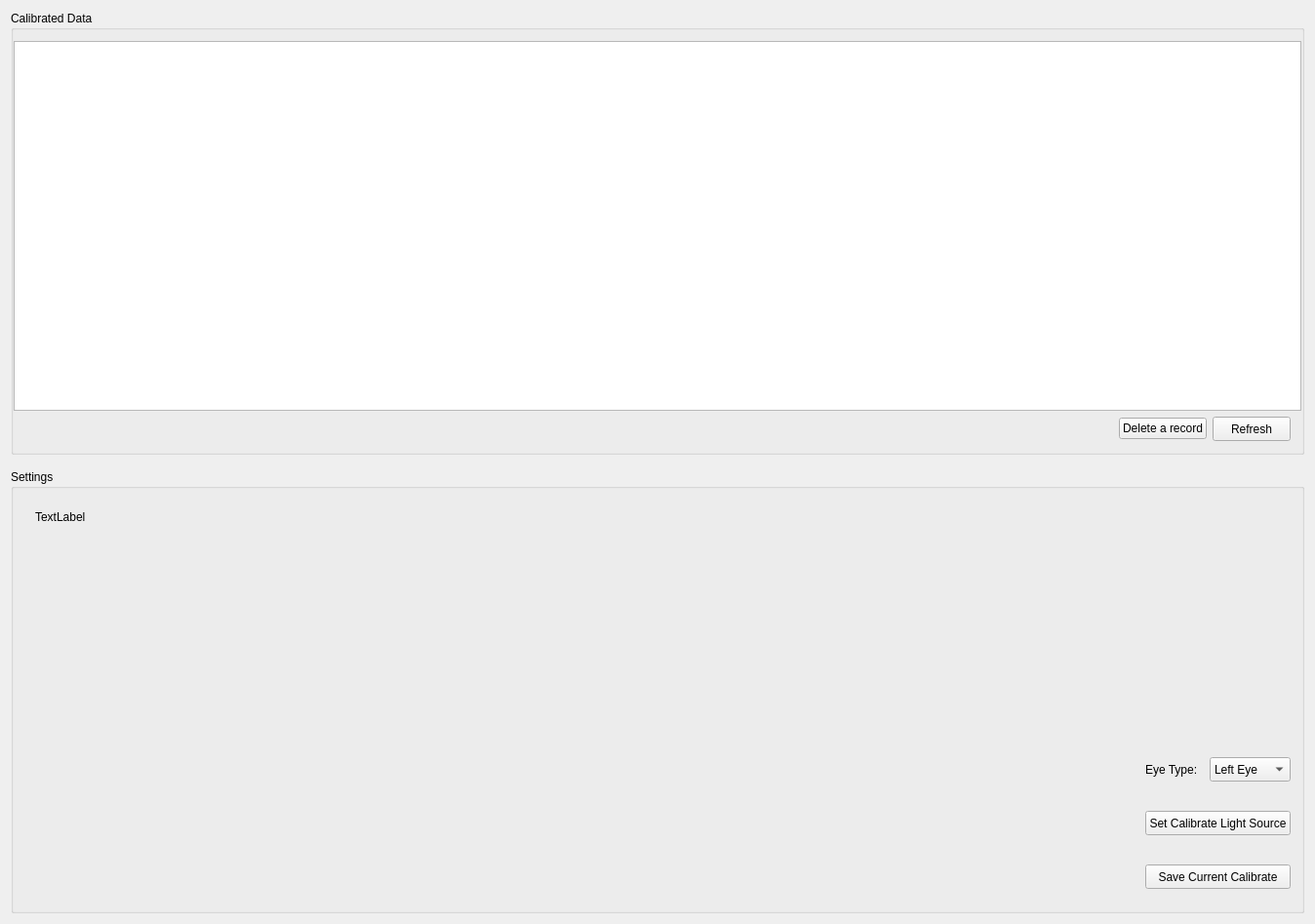
<?xml version="1.0" encoding="UTF-8"?>
<ui version="4.0">
 <class>dutPrCalibrateWidgetClass</class>
 <widget class="QWidget" name="dutPrCalibrateWidgetClass">
  <property name="geometry">
   <rect>
    <x>0</x>
    <y>0</y>
    <width>1348</width>
    <height>947</height>
   </rect>
  </property>
  <property name="minimumSize">
   <size>
    <width>1282</width>
    <height>0</height>
   </size>
  </property>
  <property name="windowTitle">
   <string>dutPrCalibrateWidget</string>
  </property>
  <layout class="QVBoxLayout" name="verticalLayout_3">
   <property name="spacing">
    <number>15</number>
   </property>
   <item>
    <widget class="QGroupBox" name="groupBox">
     <property name="title">
      <string>Calibrated Data</string>
     </property>
     <layout class="QVBoxLayout" name="verticalLayout_4">
      <property name="leftMargin">
       <number>0</number>
      </property>
      <property name="rightMargin">
       <number>0</number>
      </property>
      <item>
       <widget class="QTableWidget" name="tableWidget">
        <property name="minimumSize">
         <size>
          <width>0</width>
          <height>300</height>
         </size>
        </property>
       </widget>
      </item>
      <item>
       <layout class="QHBoxLayout" name="horizontalLayout_2">
        <property name="rightMargin">
         <number>11</number>
        </property>
        <item>
         <spacer name="horizontalSpacer">
          <property name="orientation">
           <enum>Qt::Horizontal</enum>
          </property>
          <property name="sizeHint" stdset="0">
           <size>
            <width>40</width>
            <height>20</height>
           </size>
          </property>
         </spacer>
        </item>
        <item>
         <widget class="QPushButton" name="btn_delete">
          <property name="text">
           <string>Delete a record</string>
          </property>
         </widget>
        </item>
        <item>
         <widget class="QPushButton" name="btn_refresh">
          <property name="minimumSize">
           <size>
            <width>0</width>
            <height>25</height>
           </size>
          </property>
          <property name="text">
           <string>Refresh</string>
          </property>
          <property name="checkable">
           <bool>false</bool>
          </property>
         </widget>
        </item>
       </layout>
      </item>
     </layout>
    </widget>
   </item>
   <item>
    <widget class="QGroupBox" name="groupBox_2">
     <property name="title">
      <string>Settings</string>
     </property>
     <layout class="QHBoxLayout" name="horizontalLayout_3" stretch="0,1,0">
      <property name="rightMargin">
       <number>0</number>
      </property>
      <item>
       <widget class="QWidget" name="widget_2" native="true">
        <property name="minimumSize">
         <size>
          <width>300</width>
          <height>0</height>
         </size>
        </property>
        <layout class="QVBoxLayout" name="verticalLayout">
         <item>
          <widget class="QLabel" name="label_instructions">
           <property name="minimumSize">
            <size>
             <width>400</width>
             <height>0</height>
            </size>
           </property>
           <property name="text">
            <string>TextLabel</string>
           </property>
           <property name="textFormat">
            <enum>Qt::PlainText</enum>
           </property>
           <property name="wordWrap">
            <bool>true</bool>
           </property>
          </widget>
         </item>
         <item>
          <spacer name="verticalSpacer">
           <property name="orientation">
            <enum>Qt::Vertical</enum>
           </property>
           <property name="sizeHint" stdset="0">
            <size>
             <width>20</width>
             <height>40</height>
            </size>
           </property>
          </spacer>
         </item>
        </layout>
       </widget>
      </item>
      <item>
       <widget class="QWidget" name="widget_4" native="true">
        <property name="minimumSize">
         <size>
          <width>100</width>
          <height>0</height>
         </size>
        </property>
        <layout class="QHBoxLayout" name="horizontalLayout_5">
         <property name="spacing">
          <number>15</number>
         </property>
         <property name="leftMargin">
          <number>7</number>
         </property>
         <property name="rightMargin">
          <number>7</number>
         </property>
         <item>
          <widget class="QLabel" name="label_3">
           <property name="minimumSize">
            <size>
             <width>0</width>
             <height>0</height>
            </size>
           </property>
           <property name="maximumSize">
            <size>
             <width>500</width>
             <height>400</height>
            </size>
           </property>
           <property name="text">
            <string/>
           </property>
          </widget>
         </item>
         <item>
          <widget class="QLabel" name="label_2">
           <property name="maximumSize">
            <size>
             <width>500</width>
             <height>400</height>
            </size>
           </property>
           <property name="text">
            <string/>
           </property>
          </widget>
         </item>
         <item>
          <spacer name="horizontalSpacer_3">
           <property name="orientation">
            <enum>Qt::Horizontal</enum>
           </property>
           <property name="sizeHint" stdset="0">
            <size>
             <width>40</width>
             <height>20</height>
            </size>
           </property>
          </spacer>
         </item>
        </layout>
       </widget>
      </item>
      <item>
       <widget class="QWidget" name="widget_3" native="true">
        <property name="minimumSize">
         <size>
          <width>0</width>
          <height>0</height>
         </size>
        </property>
        <layout class="QVBoxLayout" name="verticalLayout_7">
         <property name="spacing">
          <number>30</number>
         </property>
         <item>
          <spacer name="verticalSpacer_2">
           <property name="orientation">
            <enum>Qt::Vertical</enum>
           </property>
           <property name="sizeHint" stdset="0">
            <size>
             <width>20</width>
             <height>67</height>
            </size>
           </property>
          </spacer>
         </item>
         <item>
          <layout class="QHBoxLayout" name="horizontalLayout" stretch="0,1">
           <property name="spacing">
            <number>12</number>
           </property>
           <item>
            <widget class="QLabel" name="label">
             <property name="text">
              <string>Eye Type:</string>
             </property>
            </widget>
           </item>
           <item>
            <widget class="QComboBox" name="eyetype">
             <property name="minimumSize">
              <size>
               <width>0</width>
               <height>25</height>
              </size>
             </property>
             <item>
              <property name="text">
               <string>Left Eye</string>
              </property>
             </item>
             <item>
              <property name="text">
               <string>Right Eye</string>
              </property>
             </item>
            </widget>
           </item>
          </layout>
         </item>
         <item>
          <widget class="QPushButton" name="btn_setLight">
           <property name="minimumSize">
            <size>
             <width>0</width>
             <height>25</height>
            </size>
           </property>
           <property name="text">
            <string>Set Calibrate Light Source</string>
           </property>
          </widget>
         </item>
         <item>
          <widget class="QPushButton" name="btn_save1">
           <property name="minimumSize">
            <size>
             <width>0</width>
             <height>25</height>
            </size>
           </property>
           <property name="text">
            <string>Save Current Calibrate</string>
           </property>
           <property name="checkable">
            <bool>false</bool>
           </property>
          </widget>
         </item>
        </layout>
       </widget>
      </item>
     </layout>
    </widget>
   </item>
  </layout>
 </widget>
 <layoutdefault spacing="6" margin="11"/>
 <resources/>
 <connections/>
</ui>
